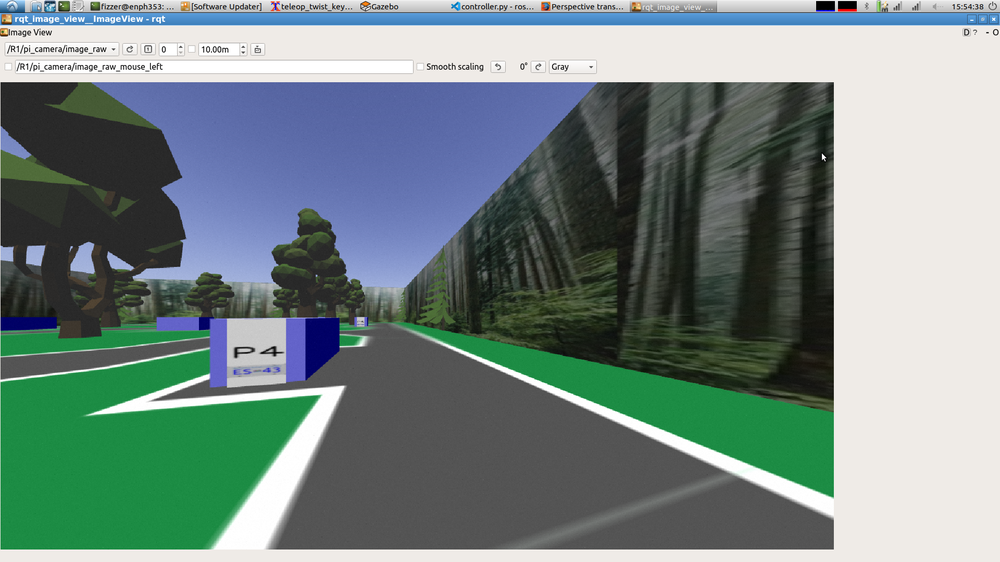
#> input picture test/license-threshold.png, 1000 x 562 px, shrunk from 1920 x 1080 before the run
$ python simpleblobdetector_test.py
#> lines starting #> are read from the running program, lines starting #| are printed output that depends on the picture
import cv2
from matplotlib import pyplot as plt
from matplotlib.colors import hsv_to_rgb
import numpy as np
import imutils

image = cv2.imread('license-threshold.png')
#> image is the input picture: shape (562, 1000, 3); mean B, G, R 132.8, 135.6, 118.2
gray = cv2.cvtColor(image, cv2.COLOR_BGR2GRAY)
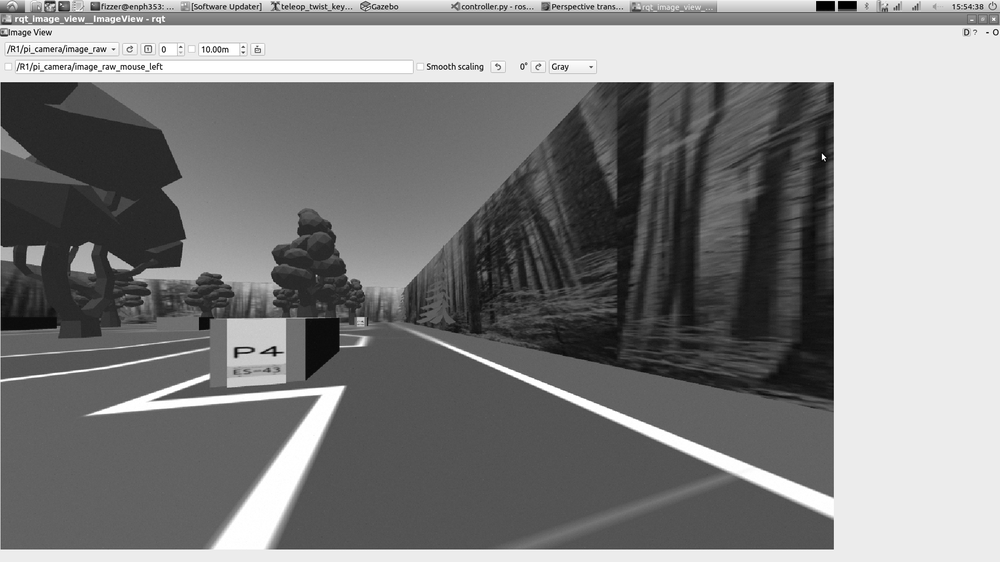
#> gray: shape (562, 1000); min 0, max 255, mean 130.1
hsv = cv2.cvtColor(image, cv2.COLOR_BGR2HSV)
#> hsv: shape (562, 1000, 3); mean H, S, V 44.3, 57.2, 146.1
thresh = cv2.inRange(hsv, (130, 1, 250), (135, 5, 255))
#> thresh: shape (562, 1000); every value is 0

# [10 lines of commented-out code are left out]

kernel = np.ones((2,2), np.uint8)
img_erosion = cv2.erode(thresh, kernel, iterations=1)
img_dilation = cv2.dilate(img_erosion, kernel, iterations=1)

# plt.imshow(frame_threshold)
# plt.show()

detector = cv2.SimpleBlobDetector_create()
keypoints = detector.detect(thresh)
#> keypoints = ()
im_with_keypoints = cv2.drawKeypoints(gray, keypoints, np.array([]), (0, 0, 255), cv2.DRAW_MATCHES_FLAGS_DRAW_RICH_KEYPOINTS)

cv2.imshow("", thresh)
cv2.waitKey(0)
